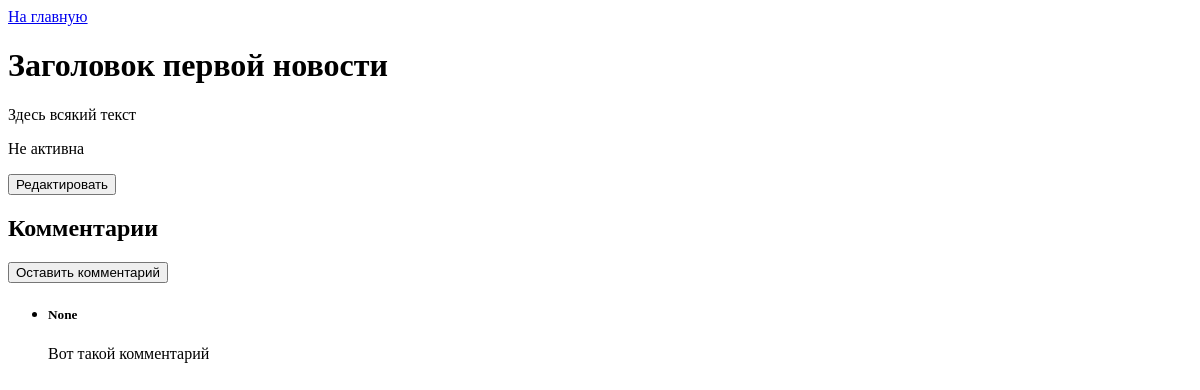
The page /news/1 on the database as committed earlier.
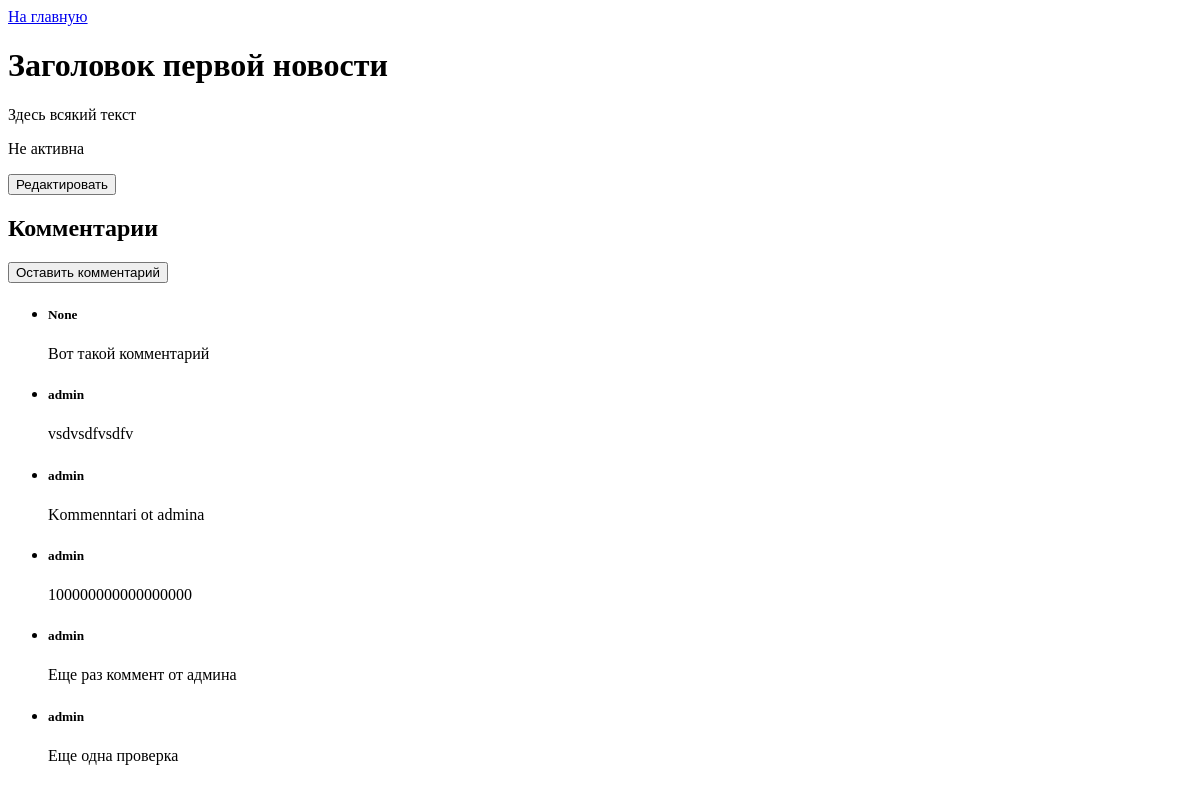
The same page on the database as committed later.
### news/models.py (models this page shows)
class Comment(models.Model):
    user = models.ForeignKey(
        User,
        verbose_name='Пользователь',
        default=None, null=True,
        on_delete=models.CASCADE,
        related_name='user'
    )
    anonusername = models.CharField(verbose_name='Имя пользователя', max_length=100)
    comment = models.TextField(verbose_name='Комментарий', max_length=1000)
    news = models.ForeignKey(
        'News',
        verbose_name='Новость',
        default=None, null=True,
        on_delete=models.CASCADE,
        related_name='news'
    )

### news/views.py (the view)
# urls.py: path('news/<int:pk>', views.NewsDetailView.as_view(), name='news_detail'),
class NewsDetailView(generic.DetailView):
    model = News
    context_object_name = 'news'
    def get_context_data(self, **kwargs):
        context = super().get_context_data(**kwargs)
        context['comment_list'] = Comment.objects.all()
        return context

### news/templates/news/news_detail.html (shortened to what this page needs)
<!DOCTYPE html>
<html lang="ru">
<head>
</head>
<body>
    <a href="/">На главную</a>
    <h1>{{ news.title }}</h1>
    <div>{{ news.content }}</div>
    <div>
        {% if news.interest %}
            <p>Активна</p>
        {% else %}
            <p>Не активна</p>
        {% endif %}
    </div>
    <form action="/news/{{ news.id }}/redactor/">
        <button type="submit">Редактировать</button>
    </form>
    <div>
        <h2>Комментарии</h2>
        <form action="/news/{{ news.id }}/comment_new/">
            <button type="submit">Оставить комментарий</button>
        </form>
            {% if comment_list %}
                <ul>
                    {% for comment in comment_list %}
                        {% if comment.news.id == object.id %}
                            <li>
                                    <h5>{{ comment.user }}</h5>
                                    {{ comment.comment }}
                            </li>
                        {% endif %}
                    {% endfor %}
                </ul>
            {% else %}
                <p>Комментариев пока нет</p>
            {% endif %}
    </div>
</body>
</html>

Rows that differ between the two databases and show on the page:
added Comment: user "admin", comment "vsdvsdfvsdfv"
added Comment: user "admin", comment "Kommenntari ot admina"
added Comment: user "admin", comment "100000000000000000"
added Comment: user "admin", comment "Еще раз коммент от админа"
added Comment: user "admin", comment "Еще одна проверка"
